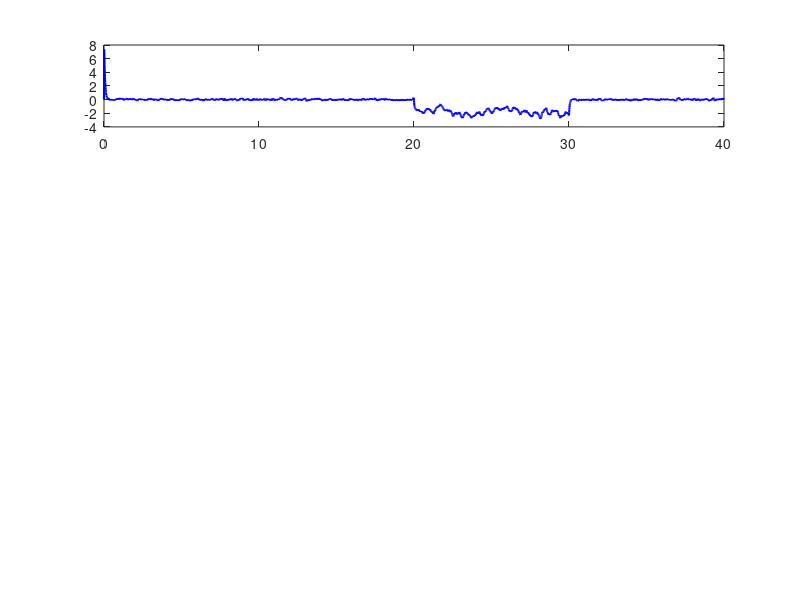

MATLAB code for this plot: (Note: this script raises an error after producing the figure.)
% System parameters
dt = 0.01;
gamma = 0.25;
simTime = 40; % Simulation time (includes attack interval [20,30])
numSteps = simTime / dt;

% State-space matrices (UAS dynamics)
A = [1, 0, (1 - 0.5*dt)*dt, 0;
     0, 1, 0, (1 - 0.5*gamma*dt)*dt;
     0, 0, 1 - gamma*dt, 0;
     0, 0, 0, 1 - gamma*dt];
B = [0.5*dt^2, 0;
     0, 0.5*dt^2;
     dt, 0;
     0, dt];
C = eye(4);

% Controller and observer gains
K = [40.0400, 0, 29.5498, 0;
     0, 20.2002, 0, 68.7490];
L = [0.2000, 0, 0.0499, 0;
     0, 0.2000, 0, 0.0499;
     0, 0, 0.4975, 0;
     0, 0, 0, 0.0975];

% Initial states
x = [10; -20; 30; -10]; % True state
hat_x = zeros(4,1);      % Estimated state (initialized to 0)

% Noise bounds (UBB)
delta = 0.1;  % Process noise bound
epsilon = 0.1; % Measurement noise bound

% Nonlinear transformation functions (element-wise cubic)
f = @(y) y.^3;               % y' = y^3
f_inv = @(y) sign(y).*abs(y).^(1/3); % Inverse: y = y'^(1/3)

% Moving target defense (Γ_k: time-varying diagonal matrix)
Gamma_k = @(k) diag(1 + 0.5*sin(k/10)*ones(4,1)); % Γ_k varies sinusoidally

% Attack parameters
attack_start = 20/dt;   % Start at 20 seconds (step index)
attack_end = 30/dt;     % End at 30 seconds
a_y = [5; 5; 0; 0];     % FDI attack vector (added to y^M_k)

% Threshold for residual detection
threshold = 0.8; % Scalar threshold for simplicity

% Storage variables
Px = zeros(1, numSteps + 1);
Py = zeros(1, numSteps + 1);
residual = zeros(4, numSteps + 1);
flags = zeros(1, numSteps + 1);
time = 0:dt:simTime;

% Initialize
Px(1) = x(1);
Py(1) = x(2);

%for estimation error
e_Px = zeros(1, numSteps + 1);
e_Py = zeros(1, numSteps + 1);
e_Vx = zeros(1, numSteps + 1);
e_Vy = zeros(1, numSteps + 1);

% Simulation loop
for k = 1:numSteps
    % Control input
    u = -K * x;
    
    % Update true state with process noise (bounded)
    omega = delta * (2*rand(4,1) - 1); % Random in [-delta, delta]
    x = A * x + B * u + omega;
    
    % Measurement with noise
    v = epsilon * (2*rand(4,1) - 1);   % Random in [-epsilon, epsilon]
    y_k = C * x + v;
    
    %--- Proactive defense transformations ---
    % Apply nonlinear transformation: y' = f(y_k)
    y_prime = f(y_k);
    
    % Apply moving target: y^M_k = Γ_k * y'
    Gamma = Gamma_k(k); % Time-varying Γ
    y_M = Gamma * y_prime;
    
    %--- FDI attack injection ---
    if k >= attack_start && k <= attack_end
        y_M_attacked = y_M + a_y; % Inject attack
    else
        y_M_attacked = y_M;       % No attack
    end
    
    %--- Inverse transformations at controller ---
    y_prime_attacked = Gamma \ y_M_attacked; % Γ^{-1} * y_M_attacked
    y_bar = f_inv(y_prime_attacked);         % Recover measurement
    
    %--- State estimation ---
    hat_x = A * hat_x + L * (y_bar - C * hat_x);
    %--- Calculate estimation error ---
    e = x - hat_x;
    e_Px(k+1) = e(1);
    e_Py(k+1) = e(2);
    e_Vx(k+1) = e(3);
    e_Vy(k+1) = e(4);
    
    %--- Residual calculation ---
    residual(:, k+1) = y_bar - C * hat_x;
    
    %--- Attack detection ---
    if norm(residual(:, k+1)) > threshold
        flags(k+1) = 1; % Attack detected
    else
        flags(k+1) = 0; % No attack
    end
    
    % Store trajectory
    Px(k+1) = x(1);
    Py(k+1) = x(2);
end

figure;

% P_x estimation error
subplot(4,1,1);
plot(time, e_Px, 'b', 'LineWidth', 1.5);
hold on;
xline(20, '--r', 'Attack Start');
xline(30, '--r', 'Attack End');
ylabel('P_x Error (m)');
title('State Estimation Errors');
grid on;

% P_y estimation error
subplot(4,1,2);
plot(time, e_Py, 'b', 'LineWidth', 1.5);
hold on;
xline(20, '--r', 'Attack Start');
xline(30, '--r', 'Attack End');
ylabel('P_y Error (m)');
grid on;

% V_x estimation error
subplot(4,1,3);
plot(time, e_Vx, 'b', 'LineWidth', 1.5);
hold on;
xline(20, '--r', 'Attack Start');
xline(30, '--r', 'Attack End');
ylabel('V_x Error (m/s)');
grid on;

% V_y estimation error
subplot(4,1,4);
plot(time, e_Vy, 'b', 'LineWidth', 1.5);
hold on;
xline(20, '--r', 'Attack Start');
xline(30, '--r', 'Attack End');
xlabel('Time (s)');
ylabel('V_y Error (m/s)');
grid on;
% Plot results
figure;

% Plot trajectory
subplot(2,1,1);
plot(Px, Py, 'b-', 'LineWidth', 1.5);
hold on;
scatter(Px(attack_start:attack_end), Py(attack_start:attack_end), 10, 'r', 'filled');
xlabel('P_x (m)');
ylabel('P_y (m)');
title('UAS Trajectory (Red: Attack Period)');
grid on;
xlim([0 14]);
ylim([-25 -5]);

% Plot detection flags
subplot(2,1,2);
stairs(time, flags, 'r-', 'LineWidth', 1.5);
xlabel('Time (s)');
ylabel('Attack Flag');
title('Attack Detection Results');
ylim([-0.1 1.1]);
xlim([0 simTime]);
grid on;